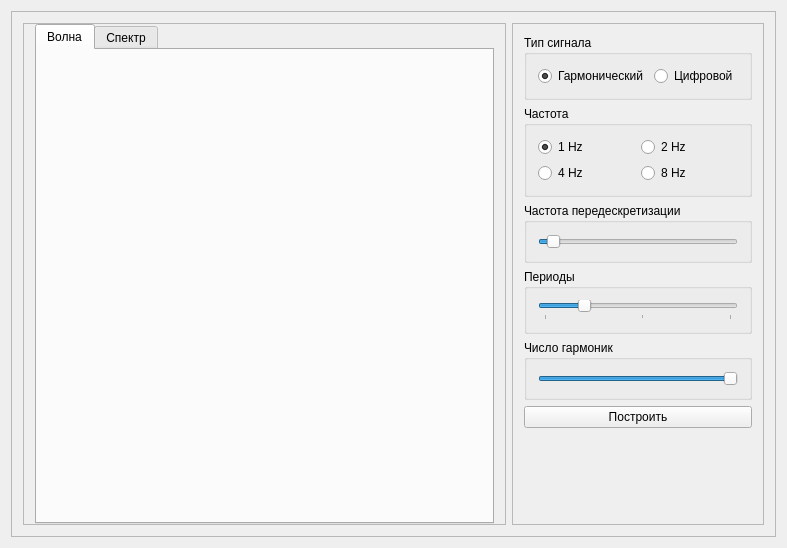
<?xml version="1.0" encoding="UTF-8"?>
<ui version="4.0">
 <class>WavePlot</class>
 <widget class="QWidget" name="WavePlot">
  <property name="geometry">
   <rect>
    <x>0</x>
    <y>0</y>
    <width>787</width>
    <height>548</height>
   </rect>
  </property>
  <property name="windowTitle">
   <string>WavePlot</string>
  </property>
  <layout class="QHBoxLayout" name="horizontalLayout">
   <item>
    <widget class="QFrame" name="mainFrame">
     <property name="frameShape">
      <enum>QFrame::StyledPanel</enum>
     </property>
     <property name="frameShadow">
      <enum>QFrame::Raised</enum>
     </property>
     <layout class="QHBoxLayout" name="horizontalLayout_2">
      <item>
       <widget class="QFrame" name="plotFrame">
        <property name="sizePolicy">
         <sizepolicy hsizetype="MinimumExpanding" vsizetype="Preferred">
          <horstretch>0</horstretch>
          <verstretch>0</verstretch>
         </sizepolicy>
        </property>
        <property name="frameShape">
         <enum>QFrame::StyledPanel</enum>
        </property>
        <property name="frameShadow">
         <enum>QFrame::Raised</enum>
        </property>
        <layout class="QHBoxLayout" name="horizontalLayout_4">
         <property name="spacing">
          <number>0</number>
         </property>
         <property name="topMargin">
          <number>0</number>
         </property>
         <property name="bottomMargin">
          <number>0</number>
         </property>
         <item>
          <widget class="QTabWidget" name="plotTabsWidget">
           <property name="currentIndex">
            <number>0</number>
           </property>
           <widget class="QWidget" name="waveTab">
            <attribute name="title">
             <string>Волна</string>
            </attribute>
            <layout class="QVBoxLayout" name="verticalLayout_2">
             <item>
              <widget class="QCustomPlot" name="wavePlot" native="true"/>
             </item>
            </layout>
           </widget>
           <widget class="QWidget" name="spectrumTab">
            <attribute name="title">
             <string>Спектр</string>
            </attribute>
            <layout class="QVBoxLayout" name="verticalLayout_5">
             <item>
              <widget class="QCustomPlot" name="spectrumPlot" native="true"/>
             </item>
            </layout>
           </widget>
          </widget>
         </item>
        </layout>
       </widget>
      </item>
      <item>
       <widget class="QFrame" name="controlFrame">
        <property name="sizePolicy">
         <sizepolicy hsizetype="Minimum" vsizetype="Preferred">
          <horstretch>0</horstretch>
          <verstretch>0</verstretch>
         </sizepolicy>
        </property>
        <property name="maximumSize">
         <size>
          <width>16777215</width>
          <height>16777215</height>
         </size>
        </property>
        <property name="frameShape">
         <enum>QFrame::StyledPanel</enum>
        </property>
        <property name="frameShadow">
         <enum>QFrame::Raised</enum>
        </property>
        <layout class="QVBoxLayout" name="verticalLayout">
         <item>
          <widget class="QGroupBox" name="typeGBox">
           <property name="sizePolicy">
            <sizepolicy hsizetype="Preferred" vsizetype="Minimum">
             <horstretch>0</horstretch>
             <verstretch>0</verstretch>
            </sizepolicy>
           </property>
           <property name="title">
            <string>Тип сигнала</string>
           </property>
           <layout class="QHBoxLayout" name="horizontalLayout_3">
            <item>
             <widget class="QRadioButton" name="harmonicRBtn">
              <property name="text">
               <string>Гармонический</string>
              </property>
              <property name="checked">
               <bool>true</bool>
              </property>
             </widget>
            </item>
            <item>
             <widget class="QRadioButton" name="squareRBtn">
              <property name="text">
               <string>Цифровой</string>
              </property>
             </widget>
            </item>
           </layout>
          </widget>
         </item>
         <item>
          <widget class="QGroupBox" name="freqGBox">
           <property name="sizePolicy">
            <sizepolicy hsizetype="Preferred" vsizetype="Minimum">
             <horstretch>0</horstretch>
             <verstretch>0</verstretch>
            </sizepolicy>
           </property>
           <property name="title">
            <string>Частота</string>
           </property>
           <layout class="QGridLayout" name="gridLayout">
            <item row="0" column="0">
             <widget class="QRadioButton" name="hz1RBtn">
              <property name="text">
               <string>1 Hz</string>
              </property>
              <property name="checked">
               <bool>true</bool>
              </property>
             </widget>
            </item>
            <item row="0" column="1">
             <widget class="QRadioButton" name="hz2RBtn">
              <property name="text">
               <string>2 Hz</string>
              </property>
             </widget>
            </item>
            <item row="1" column="0">
             <widget class="QRadioButton" name="hz4RBtn">
              <property name="text">
               <string>4 Hz</string>
              </property>
             </widget>
            </item>
            <item row="1" column="1">
             <widget class="QRadioButton" name="hz8RBtn">
              <property name="text">
               <string>8 Hz</string>
              </property>
             </widget>
            </item>
           </layout>
          </widget>
         </item>
         <item>
          <widget class="QGroupBox" name="overSampleRateBox">
           <property name="title">
            <string>Частота передескретизации</string>
           </property>
           <layout class="QVBoxLayout" name="verticalLayout_3">
            <item>
             <widget class="FancySlider" name="overSampleBoxSlider">
              <property name="sizePolicy">
               <sizepolicy hsizetype="Preferred" vsizetype="Fixed">
                <horstretch>0</horstretch>
                <verstretch>0</verstretch>
               </sizepolicy>
              </property>
              <property name="minimum">
               <number>5</number>
              </property>
              <property name="maximum">
               <number>1000</number>
              </property>
              <property name="sliderPosition">
               <number>50</number>
              </property>
              <property name="orientation">
               <enum>Qt::Horizontal</enum>
              </property>
              <property name="invertedControls">
               <bool>false</bool>
              </property>
              <property name="tickPosition">
               <enum>QSlider::NoTicks</enum>
              </property>
              <property name="tickInterval">
               <number>5</number>
              </property>
             </widget>
            </item>
           </layout>
          </widget>
         </item>
         <item>
          <widget class="QGroupBox" name="cyclesNbBox">
           <property name="title">
            <string>Периоды</string>
           </property>
           <layout class="QVBoxLayout" name="verticalLayout_4">
            <item>
             <widget class="FancySlider" name="cyclesNbSlider">
              <property name="sizePolicy">
               <sizepolicy hsizetype="Preferred" vsizetype="Fixed">
                <horstretch>0</horstretch>
                <verstretch>0</verstretch>
               </sizepolicy>
              </property>
              <property name="minimum">
               <number>1</number>
              </property>
              <property name="maximum">
               <number>20</number>
              </property>
              <property name="value">
               <number>5</number>
              </property>
              <property name="orientation">
               <enum>Qt::Horizontal</enum>
              </property>
              <property name="tickPosition">
               <enum>QSlider::TicksBelow</enum>
              </property>
              <property name="tickInterval">
               <number>0</number>
              </property>
             </widget>
            </item>
           </layout>
          </widget>
         </item>
         <item>
          <widget class="QGroupBox" name="harmonicsNbBox">
           <property name="enabled">
            <bool>true</bool>
           </property>
           <property name="title">
            <string>Число гармоник</string>
           </property>
           <layout class="QVBoxLayout" name="verticalLayout_6">
            <item>
             <widget class="FancySlider" name="harmonicsNbSlider">
              <property name="sizePolicy">
               <sizepolicy hsizetype="Preferred" vsizetype="Fixed">
                <horstretch>0</horstretch>
                <verstretch>0</verstretch>
               </sizepolicy>
              </property>
              <property name="minimum">
               <number>10</number>
              </property>
              <property name="maximum">
               <number>1000</number>
              </property>
              <property name="value">
               <number>1000</number>
              </property>
              <property name="orientation">
               <enum>Qt::Horizontal</enum>
              </property>
             </widget>
            </item>
           </layout>
          </widget>
         </item>
         <item>
          <widget class="QPushButton" name="drawBtn">
           <property name="text">
            <string>Построить</string>
           </property>
          </widget>
         </item>
         <item>
          <spacer name="verticalSpacer">
           <property name="orientation">
            <enum>Qt::Vertical</enum>
           </property>
           <property name="sizeHint" stdset="0">
            <size>
             <width>20</width>
             <height>40</height>
            </size>
           </property>
          </spacer>
         </item>
        </layout>
       </widget>
      </item>
     </layout>
    </widget>
   </item>
  </layout>
 </widget>
 <layoutdefault spacing="6" margin="11"/>
 <customwidgets>
  <customwidget>
   <class>QCustomPlot</class>
   <extends>QWidget</extends>
   <header>qcustomplot.h</header>
   <container>1</container>
  </customwidget>
  <customwidget>
   <class>FancySlider</class>
   <extends>QSlider</extends>
   <header>fancyslider.h</header>
  </customwidget>
 </customwidgets>
 <resources/>
 <connections/>
</ui>
